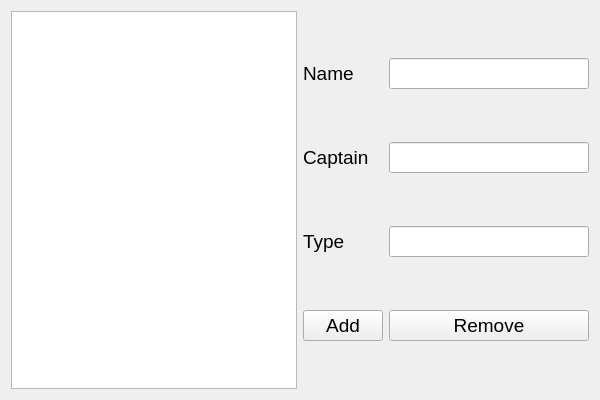
<?xml version="1.0" encoding="UTF-8"?>
<ui version="4.0">
 <class>GUIClass</class>
 <widget class="QWidget" name="GUIClass">
  <property name="geometry">
   <rect>
    <x>0</x>
    <y>0</y>
    <width>600</width>
    <height>400</height>
   </rect>
  </property>
  <property name="windowTitle">
   <string>GUI</string>
  </property>
  <layout class="QHBoxLayout" name="horizontalLayout">
   <item>
    <widget class="QListWidget" name="spaceshipsListWidget">
     <property name="font">
      <font>
       <pointsize>14</pointsize>
      </font>
     </property>
    </widget>
   </item>
   <item>
    <layout class="QGridLayout" name="gridLayout">
     <item row="0" column="0">
      <widget class="QLabel" name="label">
       <property name="font">
        <font>
         <pointsize>14</pointsize>
        </font>
       </property>
       <property name="text">
        <string>Name</string>
       </property>
      </widget>
     </item>
     <item row="0" column="1">
      <widget class="QLineEdit" name="nameLineEdit">
       <property name="font">
        <font>
         <pointsize>14</pointsize>
        </font>
       </property>
      </widget>
     </item>
     <item row="1" column="0">
      <widget class="QLabel" name="label_2">
       <property name="font">
        <font>
         <pointsize>14</pointsize>
        </font>
       </property>
       <property name="text">
        <string>Captain</string>
       </property>
      </widget>
     </item>
     <item row="1" column="1">
      <widget class="QLineEdit" name="captainLineEdit">
       <property name="font">
        <font>
         <pointsize>14</pointsize>
        </font>
       </property>
      </widget>
     </item>
     <item row="2" column="0">
      <widget class="QLabel" name="label_3">
       <property name="font">
        <font>
         <pointsize>14</pointsize>
        </font>
       </property>
       <property name="text">
        <string>Type</string>
       </property>
      </widget>
     </item>
     <item row="2" column="1">
      <widget class="QLineEdit" name="typeLineEdit">
       <property name="font">
        <font>
         <pointsize>14</pointsize>
        </font>
       </property>
      </widget>
     </item>
     <item row="3" column="0">
      <widget class="QPushButton" name="addButton">
       <property name="font">
        <font>
         <pointsize>14</pointsize>
        </font>
       </property>
       <property name="text">
        <string>Add</string>
       </property>
      </widget>
     </item>
     <item row="3" column="1">
      <widget class="QPushButton" name="removeButton">
       <property name="font">
        <font>
         <pointsize>14</pointsize>
        </font>
       </property>
       <property name="text">
        <string>Remove</string>
       </property>
      </widget>
     </item>
    </layout>
   </item>
  </layout>
 </widget>
 <layoutdefault spacing="6" margin="11"/>
 <resources/>
 <connections/>
</ui>
